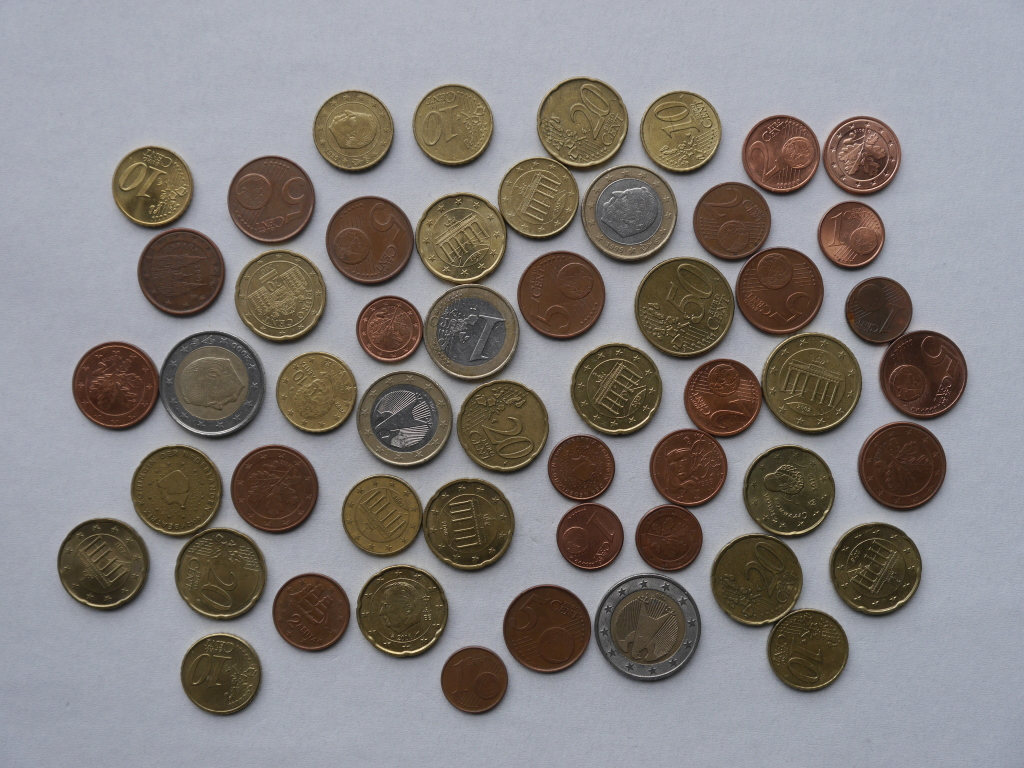
#> input picture 08_object_segmentation/images/04.jpg, 1024 x 768 px, found by its file name
$ jupyter execute 05_good_corners.ipynb
#> lines starting #> are read from the running program, lines starting #| are printed output that depends on the picture; after the words box and inside, x2 and y2 are one past the last pixel; in counts of white or black regions, pixels touching at a corner belong together
# Extração de características - Detectção de cantos

### Teoria

No último capítulo, vimos o Harris Corner Detector. Mais tarde, em 1994, J. Shi e C. Tomasi fizeram uma pequena modificação em seu artigo Good Features to Track, que mostra melhores resultados em comparação com o Harris Corner Detector. A função de pontuação no Harris Corner Detector foi dada por:

$R = \lambda_1 \lambda_2 - k (\lambda_1 + \lambda_2)^2$

Em vez disso, Shi-Tomasi propôs:

$R = min(\lambda_1, \lambda_2)$

Se for um valor maior que um limite, será considerado como um canto. Se nós plotamos isso em $\lambda_1 - \lambda_2$ espaço como fizemos em Harris Corner Detector, obtemos uma imagem como abaixo:

[logo]: https://docs.opencv.org/3.0-beta/_images/shitomasi_space.png "Logo Title Text 2"

Da figura, você pode ver isso apenas quando $\lambda_1$ e $\lambda_2$ estão acima de um valor mínimo, $\lambda_{min}$, é considerado como um canto (região verde).

Importando as bibliotecas e lendo a imagem em tons de cinza

[cell 1]
import cv2
import numpy as np
from matplotlib import pyplot as plt

img = cv2.imread('images/04.jpg')
#> img is the input picture: shape (768, 1024, 3); mean B, G, R 126.8, 128.1, 132.6
gray = cv2.cvtColor(img,cv2.COLOR_BGR2GRAY)
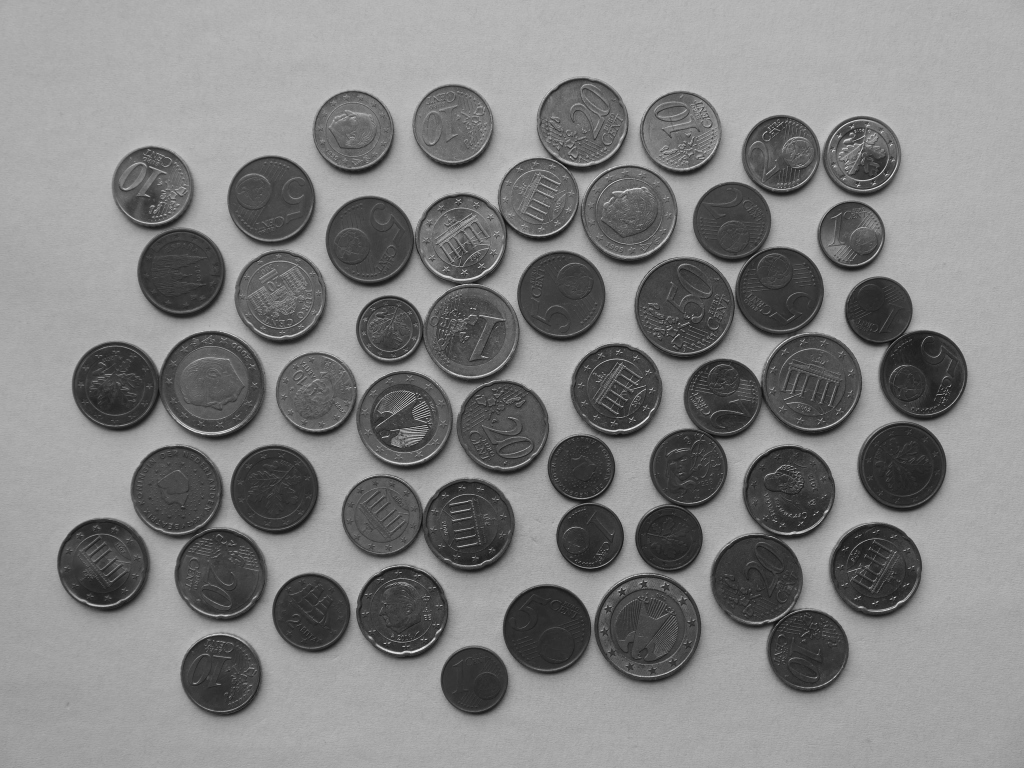
#> gray: shape (768, 1024); min 13, max 241, mean 129.3

FUNÇÃO **cv.goodFeaturesToTrack(img, n, qual, k)**

Entrada:
1. img = Imagem de entrada em tons de cinza
2. n = número de cantos que deseja-se encontrar.
3. qual = nível de qualidade (valor entre 0 e 1).
4. k = distância euclidiana mínima entre os cantos detectados.

Saída:
1Pontos de detecção de canto da imagem.

[cell 2]
corners = cv2.goodFeaturesToTrack(gray, 10, 0.05, 0.25)
#> corners = [[850, 133], [443, 330], [859, 184], [873, 603], [434, 638], [895, 597], [834, 150], [833, 166], [881, 132], [877, 601]]

for item in corners:
    x,y = item[0]
    cv2.circle(img, (int(x), int(y)), 4, (0, 0, 255), -1)
#> this loop made 10 passes
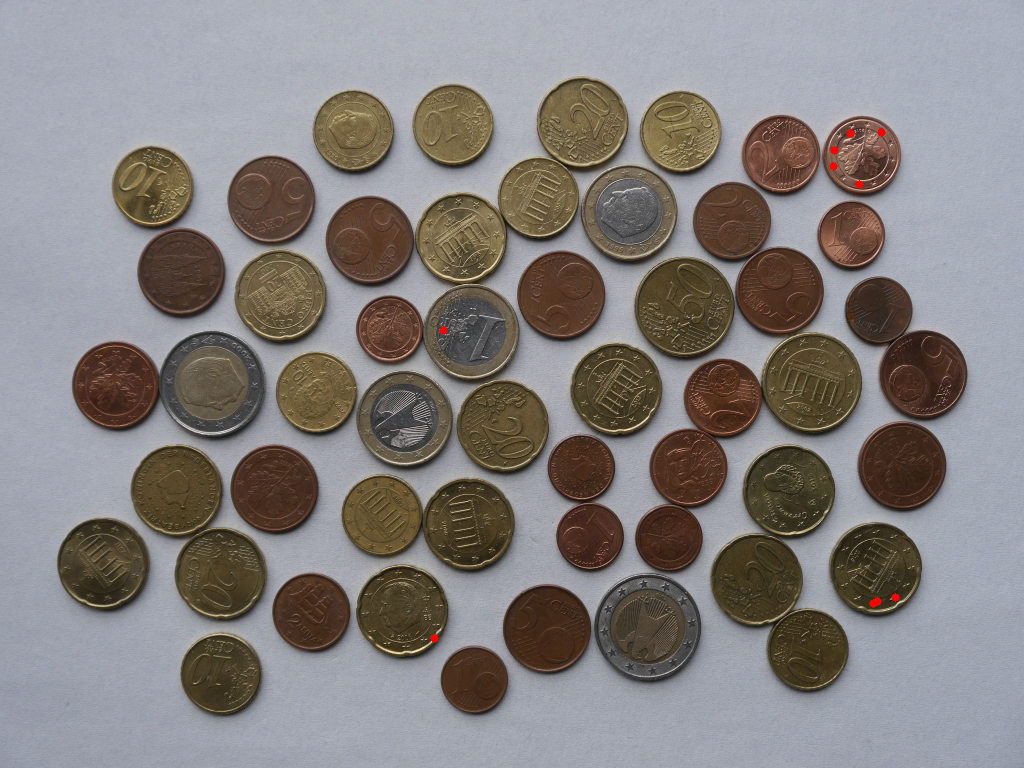
#> img: shape (768, 1024, 3); 0.06% of pixels changed, all inside (x1, y1, x2, y2) = (430, 128, 900, 643)

fig = plt.figure(figsize=(10,8))
plt.imshow(img)
plt.show()

$ run again, with 08_object_segmentation/images/01.jpg copied over 08_object_segmentation/images/04.jpg
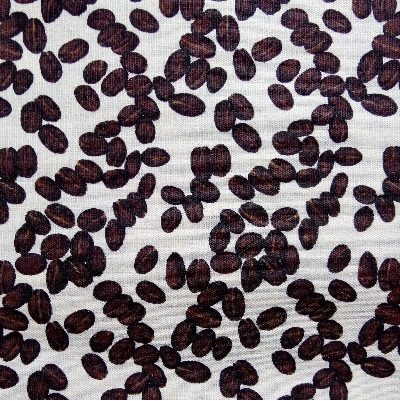
#> input picture 08_object_segmentation/images/01.jpg, 400 x 401 px, found by its file name
#> img is the input picture: shape (401, 400, 3); mean B, G, R 113.4, 108.5, 118.6
#> `gray = cv2.cvtColor(img,cv2.COLOR_BGR2GRAY)`:
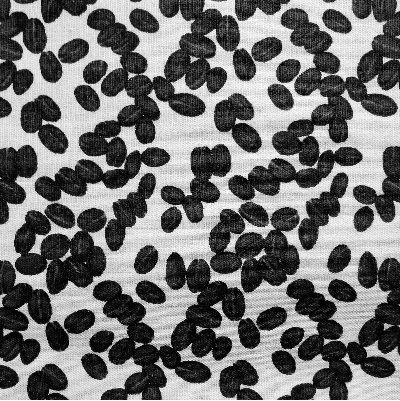
#> gray: shape (401, 400); min 0, max 255, mean 112.1
#> corners = [[191, 194], [142, 398], [42, 124], [215, 29], [122, 293], [123, 168], [341, 95], [262, 399], [257, 8], [24, 339]]
#> the loop `for item in corners:` made 10 passes
#> after the loop `for item in corners:`:
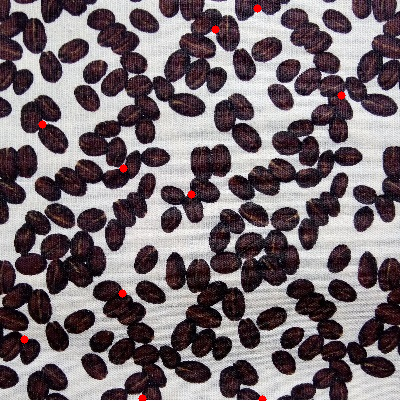
#> img: shape (401, 400, 3); 0.29% of pixels changed, all inside (x1, y1, x2, y2) = (20, 4, 346, 401)

$ run again, with 08_object_segmentation/images/03.jpg copied over 08_object_segmentation/images/04.jpg
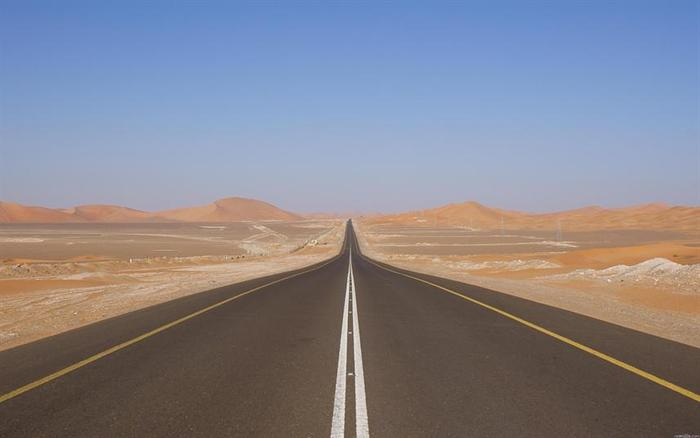
#> input picture 08_object_segmentation/images/03.jpg, 700 x 438 px, found by its file name
#> img is the input picture: shape (438, 700, 3); mean B, G, R 140.5, 131.4, 133.1
#> `gray = cv2.cvtColor(img,cv2.COLOR_BGR2GRAY)`:
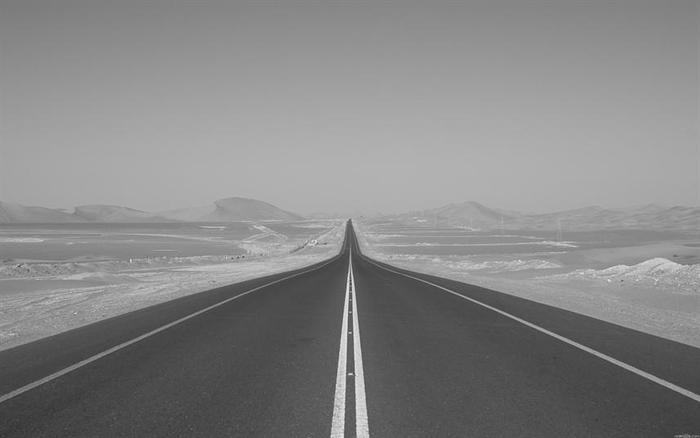
#> gray: shape (438, 700); min 47, max 236, mean 132.9
#> corners = [[348, 332], [352, 374], [349, 312], [348, 374], [351, 332], [351, 312], [350, 299], [351, 330], [243, 256], [350, 219]]
#> the loop `for item in corners:` made 10 passes
#> after the loop `for item in corners:`:
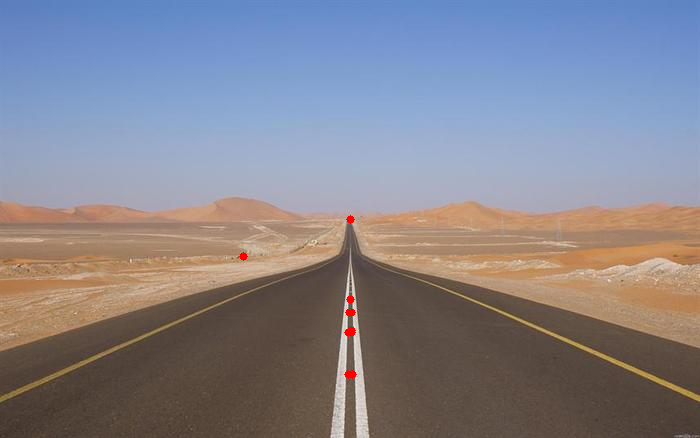
#> img: shape (438, 700, 3); 0.12% of pixels changed, all inside (x1, y1, x2, y2) = (239, 215, 357, 379)

$ run again, with 08_object_segmentation/images/02.PNG saved as 08_object_segmentation/images/04.jpg
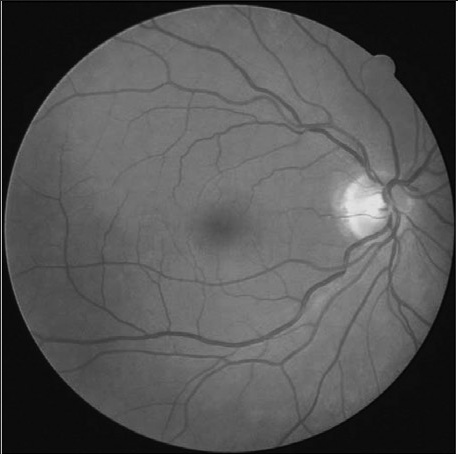
#> input picture 08_object_segmentation/images/02.PNG, 458 x 454 px, found by its file name
#> img is the input picture: shape (454, 458, 3); min 0, max 255, mean 84.7
#> corners = [[1, 2], [380, 192], [379, 209]]
#> the loop `for item in corners:` made 3 passes
#> after the loop `for item in corners:`:
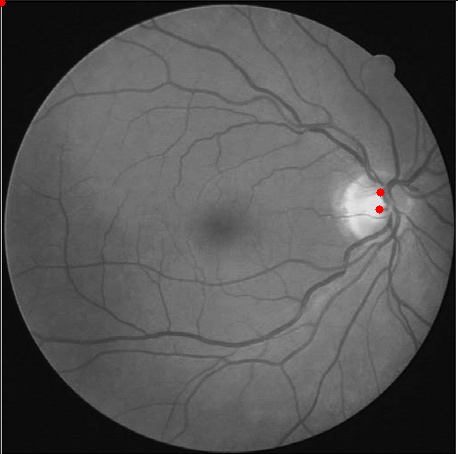
#> img: shape (454, 458, 3); 0.06% of pixels changed, all inside (x1, y1, x2, y2) = (0, 0, 385, 214)
